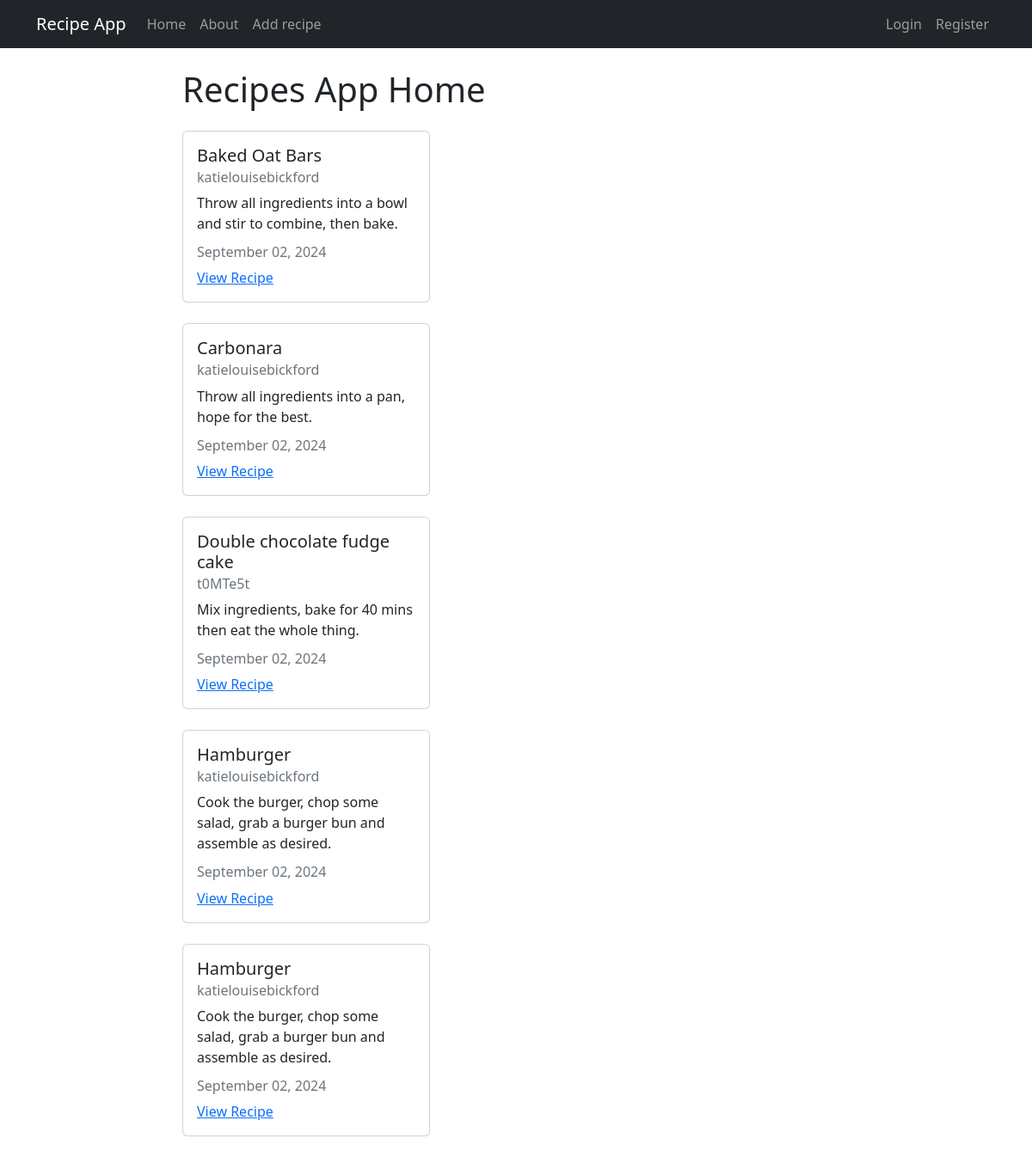
/, run on an earlier commit of the app's database.
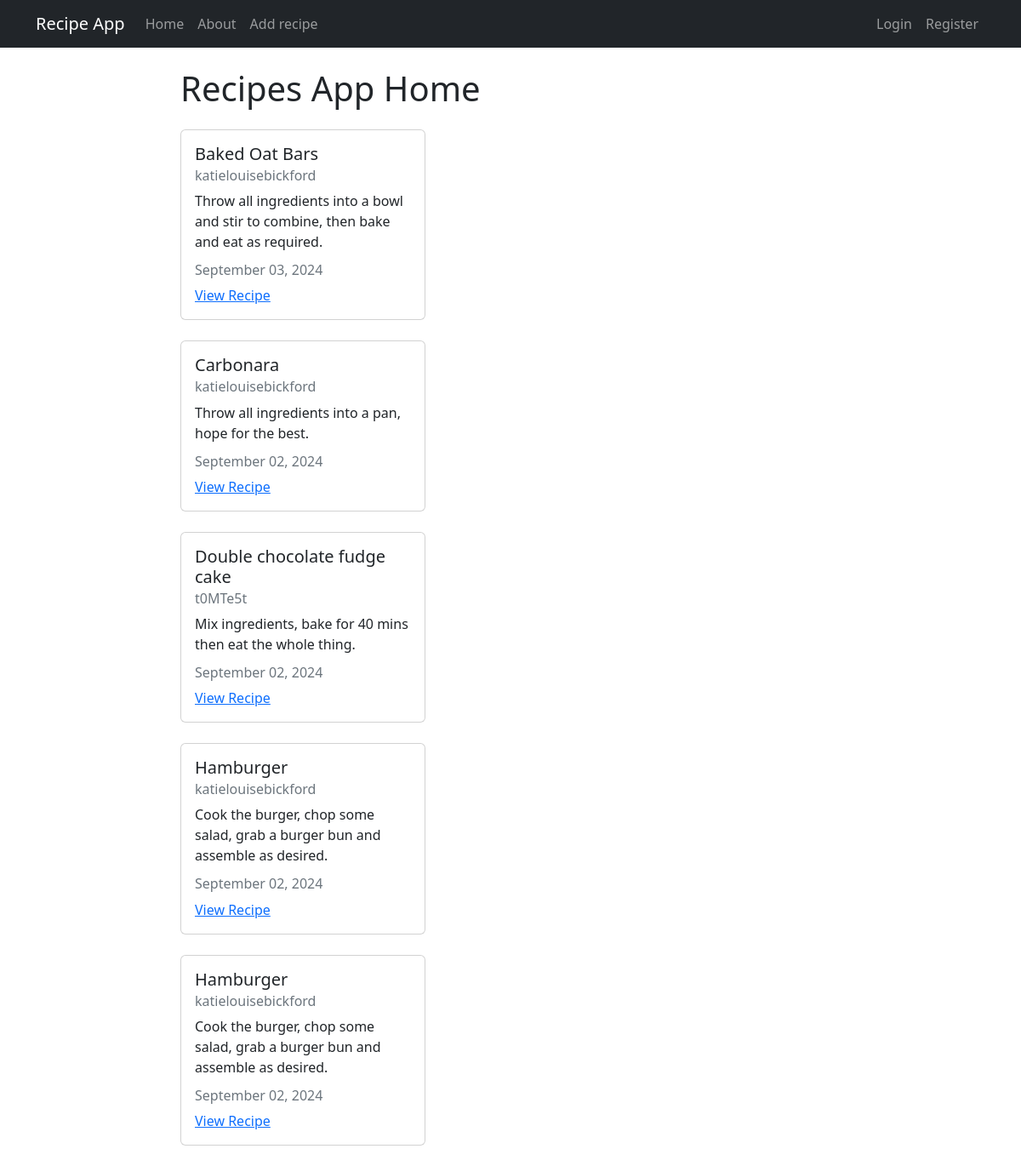
And on a later commit of the database.
### recipe_app/models.py (models this page shows, shortened)
class Recipe(models.Model):
    title = models.CharField(max_length=100)
    description = models.TextField()
    author = models.ForeignKey(User, on_delete=models.CASCADE)
    created_at = models.DateTimeField(auto_now_add=True)
    update_at = models.DateTimeField(auto_now=True)

### recipe_app/views.py (the view)
# urls.py: path('', views.RecipeListView.as_view(), name='home'),
class RecipeListView(ListView):
    model = models.Recipe
    template_name="recipe_app/home.html"
    context_object_name = 'recipes'

### recipe_app/templates/recipe_app/home.html
{% extends 'recipe_app/base.html' %} {% block content %}
<h1>Recipes App Home</h1>
{% for recipe in recipes %}
<div class="card my-4" style="width: 18rem">
  <div class="card-body">
    <h5 class="card-title">{{ recipe.title }}</h5>
    <h6 class="card-subtitle mb-2 text-muted">{{ recipe.author }}</h6>
    <p class="card-text">{{ recipe.description }}</p>
    <h6 class="card-subtitle mb-2 text-muted">{{ recipe.update_at |date:"F d, Y"}}</h6>
    <a href="{% url 'detail' recipe.pk %}" class="card-link">View Recipe</a>
  </div>
</div>
{% endfor %} {% endblock %}

What changed in the data, as far as the page shows it:
changed Recipe "Baked Oat Bars": description "Throw all ingredients into a bowl and stir to combine, then bake." → "Throw all ingredients into a bowl and stir to combine, then bake and eat as required."; update_at "September 02, 2024" → "September 03, 2024"
